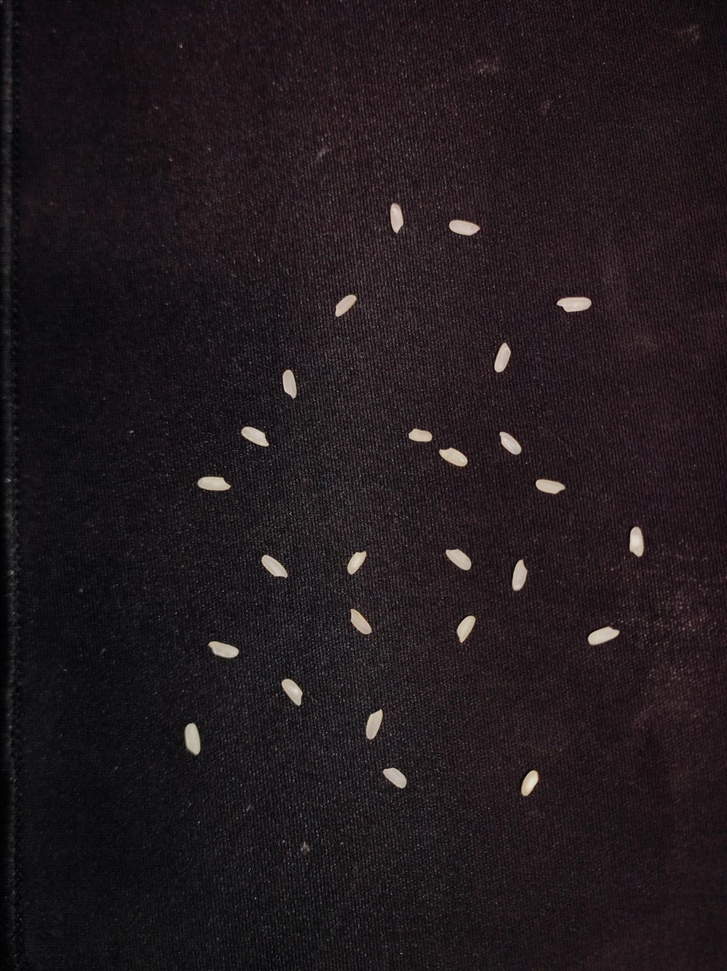
#> input picture resimler/odev3Foto.jpg, 727 x 971 px, shrunk from 1197 x 1600 before the run, found by its file name
$ python odev3.py
#> lines starting #> are read from the running program, lines starting #| are printed output that depends on the picture; after the words box and inside, x2 and y2 are one past the last pixel; in counts of white or black regions, pixels touching at a corner belong together
import cv2
import numpy as np
image = cv2.imread('odev3Foto.jpg', cv2.IMREAD_COLOR)
#> image is the input picture: shape (971, 727, 3); mean B, G, R 29.3, 26.1, 33.7
image_rgb = cv2.cvtColor(image, cv2.COLOR_BGR2RGB)
gray = cv2.cvtColor(image, cv2.COLOR_RGB2GRAY)
_, thresh = cv2.threshold(gray, 0, 255, cv2.THRESH_BINARY + cv2.THRESH_OTSU)
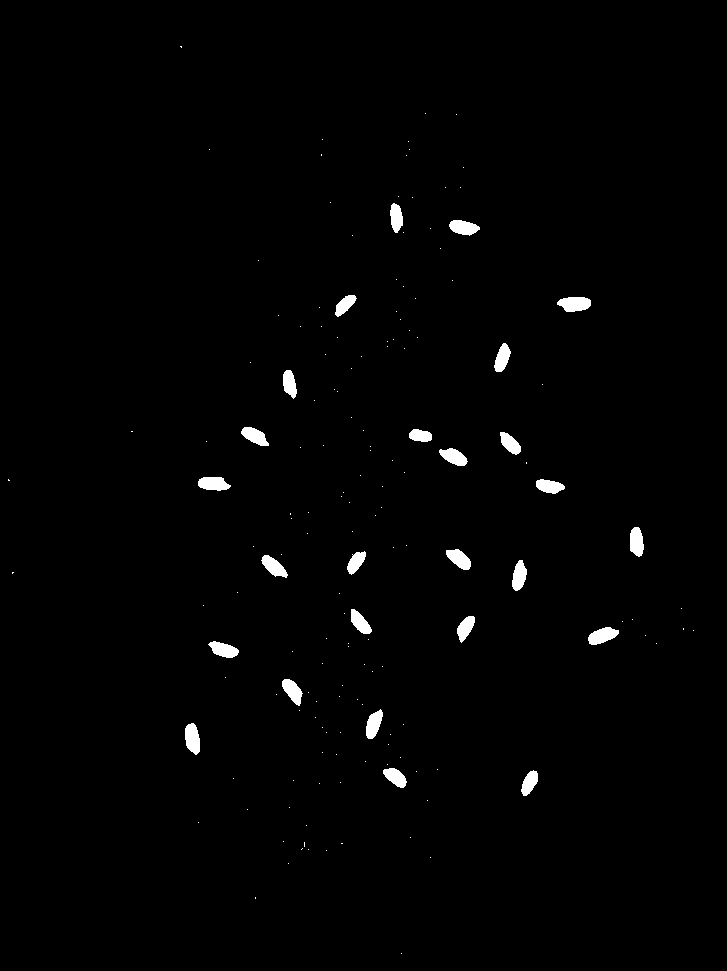
#> thresh: shape (971, 727); 1.2% white; 163 white regions (137 under 20 px), largest, box (x1, y1, x2, y2) and area: (557, 297, 591, 312) 397, (185, 723, 200, 755) 366, (588, 627, 619, 645) 361
kernel = np.ones((3, 3), np.uint8)
opening = cv2.morphologyEx(thresh, cv2.MORPH_OPEN, kernel, iterations=2)
#> opening: shape (971, 727); 1.1% white; 26 white regions
contours, _ = cv2.findContours(opening, cv2.RETR_EXTERNAL, cv2.CHAIN_APPROX_SIMPLE)
#> contours = 26 contours; largest, box (x1, y1, x2, y2) and area: (559, 297, 591, 312) 352, (185, 724, 200, 753) 322, (589, 627, 618, 645) 318, (198, 477, 229, 490) 308, (630, 527, 644, 556) 297
rice_grain_count = len(contours)
#> rice_grain_count = 26
print(f"Pirinç tanesi sayısı: {rice_grain_count}")
#| Pirinç tanesi sayısı: 26
result = image_rgb.copy()
cv2.drawContours(result, contours, -1, (0, 255, 0), 2)
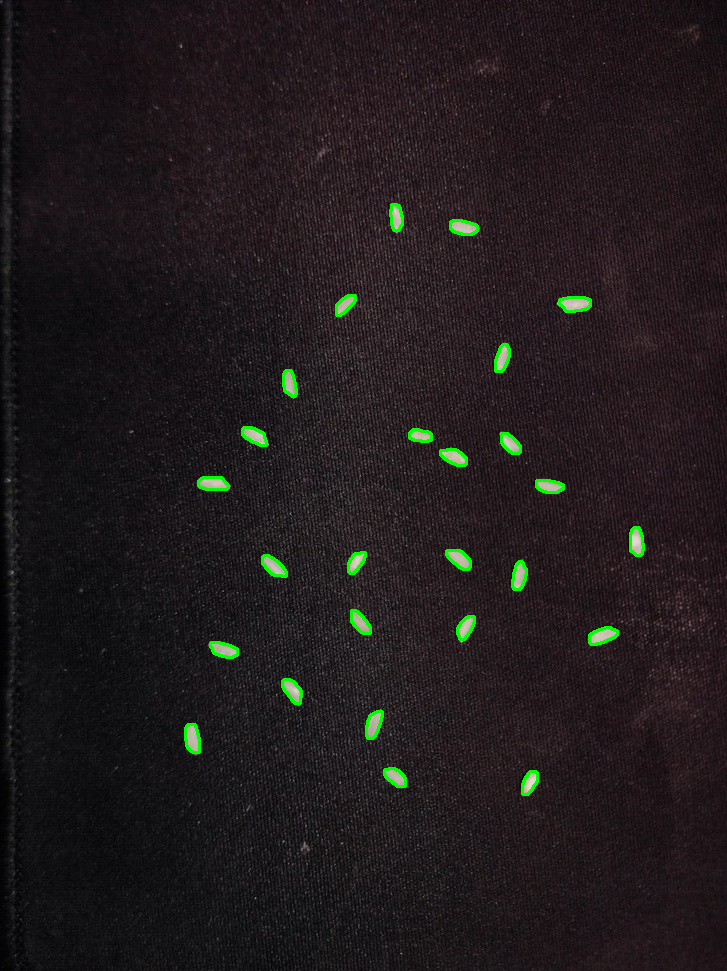
#> result: shape (971, 727, 3); mean R, G, B 32.5, 27.2, 28.3
cv2.imshow('Thresholding Uygulanmış Resim', thresh)
cv2.imshow('Konturlar', result)
cv2.waitKey(0)
cv2.destroyAllWindows()

$ run again, with resimler/odev2Kontrolfotografı.jpg copied over resimler/odev3Foto.jpg
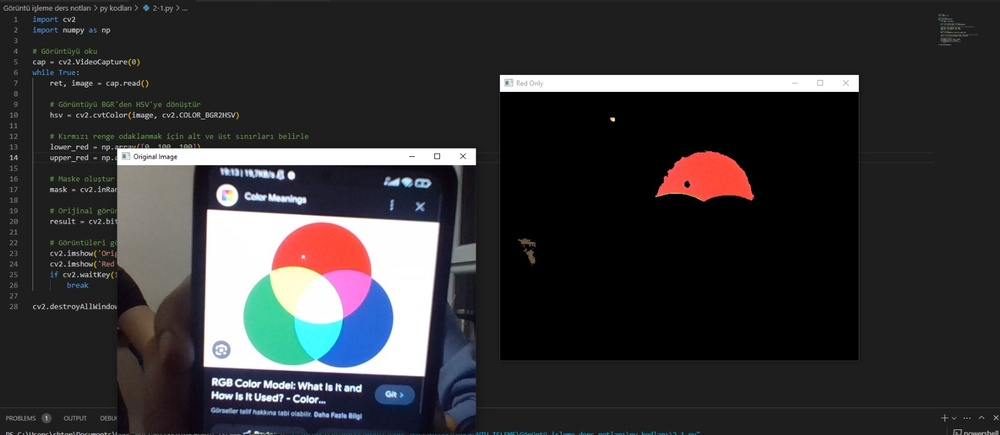
#> input picture resimler/odev2Kontrolfotografı.jpg, 1000 x 435 px, shrunk from 1600 x 696 before the run, found by its file name
#> image is the input picture: shape (435, 1000, 3); mean B, G, R 52.4, 50.6, 51.5
#> `_, thresh = cv2.threshold(gray, 0, 255, cv2.THRESH_BINARY + cv2.THRESH..`:
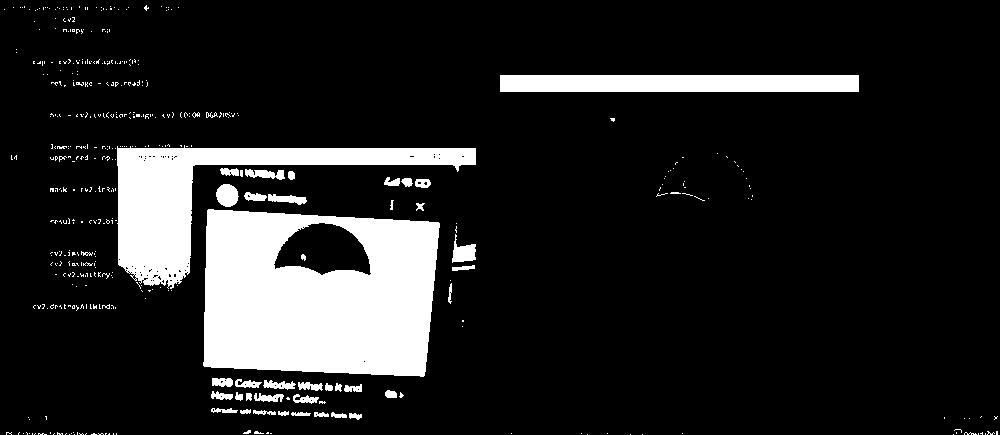
#> thresh: shape (435, 1000); 13.5% white; 465 white regions (420 under 20 px), largest, box (x1, y1, x2, y2) and area: (203, 209, 440, 377) 32247, (117, 145, 476, 289) 14473, (500, 75, 859, 92) 6103
#> opening: shape (435, 1000); 12.6% white; 32 white regions
#> contours = 32 contours, 5 with area under 20; largest, box (x1, y1, x2, y2) and area: (204, 209, 440, 376) 35280, (117, 148, 476, 285) 13676, (500, 75, 859, 92) 5728, (216, 184, 238, 207) 371, (453, 245, 475, 262) 302
#> rice_grain_count = 32
#| Pirinç tanesi sayısı: 32
#> `cv2.drawContours(result, contours, -1, (0, 255, 0), 2)`:
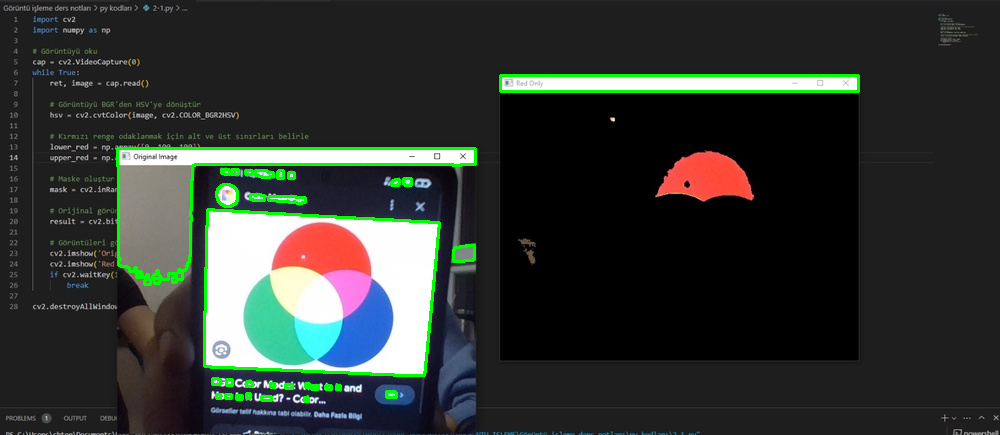
#> result: shape (435, 1000, 3); mean R, G, B 47.7, 52.8, 48.6
